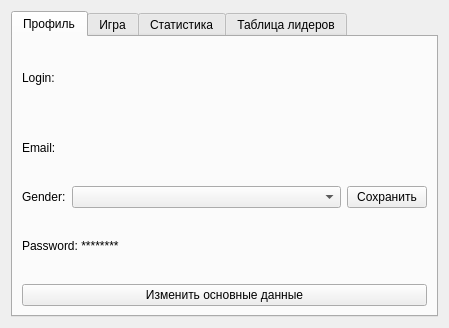
<?xml version="1.0" encoding="UTF-8"?>
<ui version="4.0">
 <class>Form</class>
 <widget class="QWidget" name="Form">
  <property name="geometry">
   <rect>
    <x>0</x>
    <y>0</y>
    <width>449</width>
    <height>328</height>
   </rect>
  </property>
  <property name="windowTitle">
   <string>Form</string>
  </property>
  <layout class="QVBoxLayout" name="verticalLayout">
   <item>
    <widget class="QTabWidget" name="tabWidget">
     <property name="tabPosition">
      <enum>QTabWidget::North</enum>
     </property>
     <property name="tabShape">
      <enum>QTabWidget::Rounded</enum>
     </property>
     <property name="currentIndex">
      <number>0</number>
     </property>
     <widget class="QWidget" name="tab">
      <property name="minimumSize">
       <size>
        <width>368</width>
        <height>0</height>
       </size>
      </property>
      <attribute name="title">
       <string>Профиль</string>
      </attribute>
      <layout class="QVBoxLayout" name="verticalLayout_2">
       <item>
        <widget class="QLabel" name="label">
         <property name="text">
          <string>Login: </string>
         </property>
        </widget>
       </item>
       <item>
        <widget class="QLabel" name="label_2">
         <property name="text">
          <string>Email:</string>
         </property>
        </widget>
       </item>
       <item>
        <layout class="QHBoxLayout" name="horizontalLayout_2">
         <item>
          <widget class="QLabel" name="label_4">
           <property name="text">
            <string>Gender:</string>
           </property>
          </widget>
         </item>
         <item>
          <widget class="QComboBox" name="comboBox">
           <property name="sizePolicy">
            <sizepolicy hsizetype="Expanding" vsizetype="Fixed">
             <horstretch>0</horstretch>
             <verstretch>0</verstretch>
            </sizepolicy>
           </property>
           <item>
            <property name="text">
             <string/>
            </property>
           </item>
           <item>
            <property name="text">
             <string>Мужской</string>
            </property>
           </item>
           <item>
            <property name="text">
             <string>Женский</string>
            </property>
           </item>
           <item>
            <property name="text">
             <string>Боевой вертолёт</string>
            </property>
           </item>
          </widget>
         </item>
         <item>
          <widget class="QPushButton" name="pushButton">
           <property name="text">
            <string>Сохранить</string>
           </property>
          </widget>
         </item>
        </layout>
       </item>
       <item>
        <widget class="QLabel" name="label_3">
         <property name="text">
          <string>Password: ********</string>
         </property>
        </widget>
       </item>
       <item>
        <widget class="QPushButton" name="pushButton_2">
         <property name="text">
          <string>Изменить основные данные</string>
         </property>
        </widget>
       </item>
      </layout>
     </widget>
     <widget class="QWidget" name="tab_3">
      <attribute name="title">
       <string>Игра</string>
      </attribute>
      <layout class="QVBoxLayout" name="verticalLayout_3">
       <item>
        <widget class="QLabel" name="label_6">
         <property name="text">
          <string>Рекорд: </string>
         </property>
        </widget>
       </item>
       <item>
        <widget class="QLabel" name="label_5">
         <property name="text">
          <string>Последние набранные очки:</string>
         </property>
        </widget>
       </item>
       <item>
        <widget class="QPushButton" name="pushButton_3">
         <property name="sizePolicy">
          <sizepolicy hsizetype="Expanding" vsizetype="Expanding">
           <horstretch>0</horstretch>
           <verstretch>0</verstretch>
          </sizepolicy>
         </property>
         <property name="text">
          <string>Играть</string>
         </property>
        </widget>
       </item>
      </layout>
     </widget>
     <widget class="QWidget" name="tab_2">
      <attribute name="title">
       <string>Статистика</string>
      </attribute>
      <layout class="QVBoxLayout" name="verticalLayout_4">
       <item>
        <widget class="QLabel" name="label_7">
         <property name="text">
          <string>Это ещё не готово</string>
         </property>
         <property name="alignment">
          <set>Qt::AlignCenter</set>
         </property>
        </widget>
       </item>
      </layout>
     </widget>
     <widget class="QWidget" name="tab_4">
      <attribute name="title">
       <string>Таблица лидеров</string>
      </attribute>
      <layout class="QVBoxLayout" name="verticalLayout_5">
       <item>
        <widget class="QListView" name="listView"/>
       </item>
      </layout>
     </widget>
    </widget>
   </item>
  </layout>
 </widget>
 <resources/>
 <connections/>
</ui>
